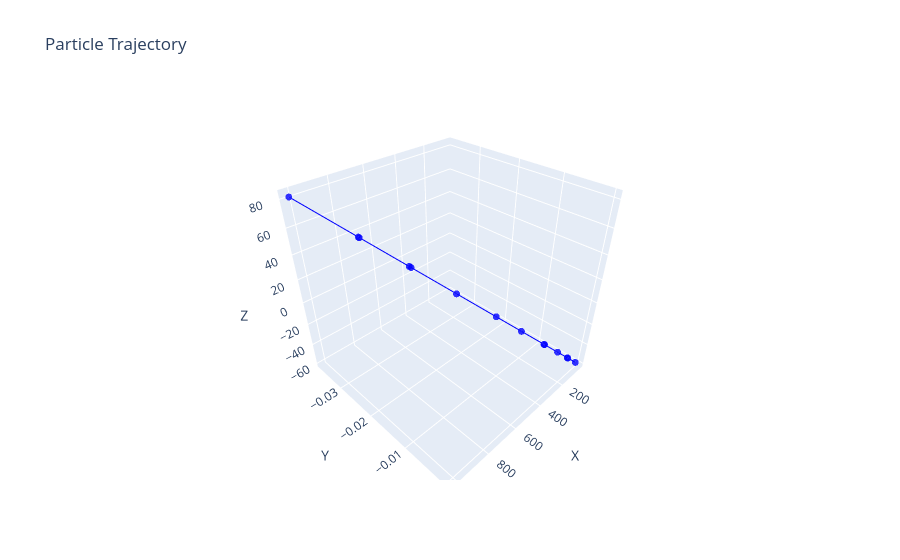

Notebook code for this chart:
### Code cell
i = -1
print(len(bad_tracks_mse_pT_sign))
print(bad_tracks_mse_pT_sign[i][:][0])
view_trajectory(bad_tracks_mse_pT_sign[i][1])

### Figure 1 — Plotly figure (JSON) as saved in the notebook; plotly's stock layout.template omitted (floating-point values rounded to 4 significant figures)
{"data": [{"line": {"color": "blue", "width": 2}, "marker": {"color": "blue", "opacity": 0.8, "size": 4}, "mode": "lines+markers", "type": "scatter3d", "x": [32.24, 71.6, 73.58, 116.5, 171.4, 173.3, 263.0, 359.7, 504.1, 658.7, 664.7, 820.1, 823.1, 1018.0], "y": [0, -0.001156, -0.001225, -0.002799, -0.004897, -0.004969, -0.008514, -0.01227, -0.01782, -0.02368, -0.02391, -0.02982, -0.02994, -0.0375], "z": [-59.0, -53.39, -53.11, -47.02, -39.23, -38.95, -26.16, -12.34, 8.285, 30.37, 31.23, 53.37, 53.8, 81.58]}], "layout": {"scene": {"xaxis": {"title": {"text": "X"}}, "yaxis": {"title": {"text": "Y"}}, "zaxis": {"title": {"text": "Z"}}}, "title": {"text": "Particle Trajectory"}}}
